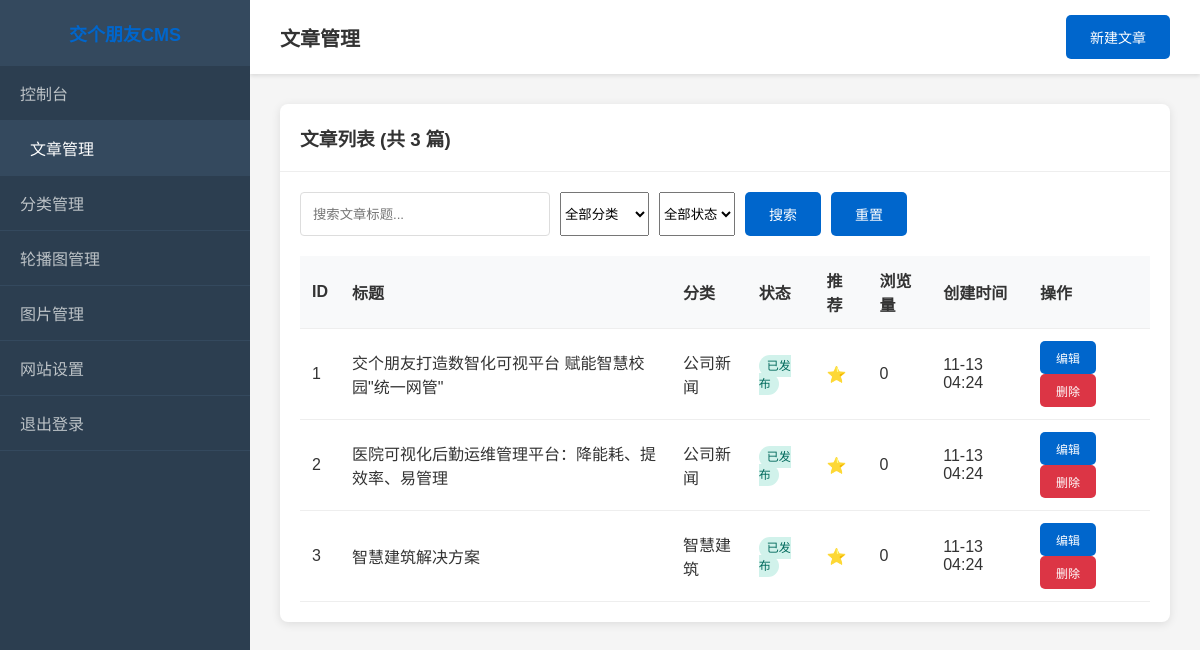
/admin/articles.php (signed in), run on the app's committed database.
### tables this page shows
CREATE TABLE `articles` (
  `id` int(11) NOT NULL AUTO_INCREMENT,
  `title` varchar(255) NOT NULL COMMENT '标题',
  `slug` varchar(255) DEFAULT NULL COMMENT '文章别名',
  `content` longtext NOT NULL COMMENT '内容',
  `excerpt` text DEFAULT NULL COMMENT '摘要',
  `featured_image` varchar(255) DEFAULT NULL COMMENT '特色图片',
  `category_id` int(11) DEFAULT NULL COMMENT '分类ID',
  `views` int(11) DEFAULT 0 COMMENT '浏览量',
  `status` tinyint(1) DEFAULT 1 COMMENT '状态 1-发布 0-草稿',
  `is_featured` tinyint(1) DEFAULT 0 COMMENT '是否推荐',
  `created_at` timestamp DEFAULT CURRENT_TIMESTAMP,
  `updated_at` timestamp DEFAULT CURRENT_TIMESTAMP ON UPDATE CURRENT_TIMESTAMP,
  PRIMARY KEY (`id`),
  KEY `category_id` (`category_id`),
  KEY `status` (`status`),
  KEY `is_featured` (`is_featured`)
);

CREATE TABLE `categories` (
  `id` int(11) NOT NULL AUTO_INCREMENT,
  `name` varchar(100) NOT NULL COMMENT '分类名称',
  `slug` varchar(100) NOT NULL COMMENT '分类别名',
  `type` varchar(20) NOT NULL COMMENT '分类类型 news-新闻 solution-解决方案 product-产品',
  `sort_order` int(11) DEFAULT 0 COMMENT '排序',
  `status` tinyint(1) DEFAULT 1 COMMENT '状态 1-启用 0-禁用',
  `created_at` timestamp DEFAULT CURRENT_TIMESTAMP,
  `updated_at` timestamp DEFAULT CURRENT_TIMESTAMP ON UPDATE CURRENT_TIMESTAMP,
  PRIMARY KEY (`id`),
  UNIQUE KEY `slug` (`slug`)
);

### includes/Database.php (called while the page is built, shortened)
<?php
class Database {
    private static $instance = null;
    private $connection;
    private function __construct() {
        try {
            $dsn = "mysql:host=" . DB_HOST . ";dbname=" . DB_NAME . ";charset=utf8mb4";
            $this->connection = new PDO($dsn, DB_USER, DB_PASS);
            $this->connection->setAttribute(PDO::ATTR_ERRMODE, PDO::ERRMODE_EXCEPTION);
            $this->connection->setAttribute(PDO::ATTR_DEFAULT_FETCH_MODE, PDO::FETCH_ASSOC);
        } catch(PDOException $e) {
            die("数据库连接失败: " . $e->getMessage());
        }
    }
    public static function getInstance() {
        if (self::$instance === null) {
            self::$instance = new self();
        }
        return self::$instance;
    }
    public function query($sql, $params = []) {
        try {
            $stmt = $this->connection->prepare($sql);
            $stmt->execute($params);
            return $stmt;
        } catch(PDOException $e) {
            throw new Exception("查询执行失败: " . $e->getMessage());
        }
    }
    public function fetchAll($sql, $params = []) {
        $stmt = $this->query($sql, $params);
        return $stmt->fetchAll();
    }
    public function fetch($sql, $params = []) {
        $stmt = $this->query($sql, $params);
        return $stmt->fetch();
    }
}
?>

### includes/Utils.php (called while the page is built, shortened)
<?php
class Utils {
    public static function formatDate($date, $format = 'Y-m-d H:i:s') {
        return date($format, strtotime($date));
    }
    public static function truncate($text, $length = 100, $suffix = '...') {
        if (mb_strlen($text) <= $length) {
            return $text;
        }
        return mb_substr($text, 0, $length) . $suffix;
    }
}
?>

### admin/articles.php (the view, shortened to what this page needs)
<?php
require_once '../includes/Database.php';
require_once '../includes/Utils.php';
$db = Database::getInstance();
$page = isset($_GET['page']) ? (int)$_GET['page'] : 1;
$perPage = 15;
$offset = ($page - 1) * $perPage;
$search = isset($_GET['search']) ? trim($_GET['search']) : '';
$whereClause = "WHERE 1=1";
$params = [];
$totalSql = "SELECT COUNT(*) as total FROM articles a $whereClause";
$totalResult = $db->fetch($totalSql, $params);
$total = $totalResult['total'];
$articlesSql = "SELECT a.*, c.name as category_name
                FROM articles a
                LEFT JOIN categories c ON a.category_id = c.id
                $whereClause
                ORDER BY a.created_at DESC
                LIMIT $perPage OFFSET $offset";
$articles = $db->fetchAll($articlesSql, $params);
?>
<!DOCTYPE html>
<html lang="zh-CN">
<head>
    <link rel="stylesheet" href="../assets/css/admin.css">
</head>
<body>
    <div class="admin-container">
        <aside class="sidebar">
            <div class="sidebar-header">
                <h3>交个朋友CMS</h3>
            </div>
            <ul class="sidebar-menu">
                <li><a href="index.php">控制台</a></li>
                <li><a href="articles.php" class="active">文章管理</a></li>
                <li><a href="categories.php">分类管理</a></li>
                <li><a href="sliders.php">轮播图管理</a></li>
                <li><a href="media.php">图片管理</a></li>
                <li><a href="settings.php">网站设置</a></li>
                <li><a href="logout.php">退出登录</a></li>
            </ul>
        </aside>
        <main class="main-content">
            <header class="header">
                <h1 class="header-title">文章管理</h1>
                <div class="header-actions">
                    <a href="article-add.php" class="btn btn-primary">新建文章</a>
                </div>
            </header>
            <div class="content">
                <div class="card">
                    <div class="card-header">
                        <h3>文章列表 (共 <?php echo $total; ?> 篇)</h3>
                    </div>
                    <div class="card-body">
                        <div class="toolbar">
                            <div class="toolbar-left">
                                <form method="get" class="search-box">
                                    <input type="text" name="search" placeholder="搜索文章标题..." value="<?php echo htmlspecialchars($search); ?>">
                                    <select name="category">
                                        <option value="">全部分类</option>
                                    </select>
                                    <select name="status">
                                        <option value="">全部状态</option>
                                    </select>
                                    <button type="submit" class="btn btn-primary">搜索</button>
                                    <a href="articles.php" class="btn">重置</a>
                                </form>
                            </div>
                        </div>
                        <table class="table">
                            <thead>
                                <tr>
                                    <th>ID</th>
                                    <th>标题</th>
                                    <th>分类</th>
                                    <th>状态</th>
                                    <th>推荐</th>
                                    <th>浏览量</th>
                                    <th>创建时间</th>
                                    <th>操作</th>
                                </tr>
                            </thead>
                            <tbody>
                                <?php foreach($articles as $article): ?>
                                <tr>
                                    <td><?php echo $article['id']; ?></td>
                                    <td>
                                        <a href="../news-detail.php?id=<?php echo $article['id']; ?>" target="_blank" style="color: #333; text-decoration: none;">
                                            <?php echo htmlspecialchars(Utils::truncate($article['title'], 50)); ?>
                                        </a>
                                    </td>
                                    <td><?php echo htmlspecialchars($article['category_name'] ?: '未分类'); ?></td>
                                    <td>
                                        <span class="status <?php echo $article['status'] ? 'status-active' : 'status-inactive'; ?>">
                                            <?php echo $article['status'] ? '已发布' : '草稿'; ?>
                                        </span>
                                    </td>
                                    <td>
                                        <?php if($article['is_featured']): ?>
                                            <span style="color: #ffc107;">⭐</span>
                                        <?php endif; ?>
                                    </td>
                                    <td><?php echo number_format($article['views']); ?></td>
                                    <td><?php echo Utils::formatDate($article['created_at'], 'm-d H:i'); ?></td>
                                    <td>
                                        <a href="article-edit.php?id=<?php echo $article['id']; ?>" class="btn btn-sm btn-primary">编辑</a>
                                        <a href="articles.php?action=delete&id=<?php echo $article['id']; ?>"
                                           class="btn btn-sm btn-danger"
                                           onclick="return confirm('确定要删除这篇文章吗？')">删除</a>
                                    </td>
                                </tr>
                                <?php endforeach; ?>
                            </tbody>
                        </table>
                    </div>
                </div>
            </div>
        </main>
    </div>
</body>
</html>

### assets/css/admin.css (style rules this page uses)
* { margin: 0; padding: 0; box-sizing: border-box; }
body { font-family: 'Microsoft YaHei', Arial, sans-serif; background-color: #f5f5f5; color: #333; }
.btn { display: inline-block; padding: 12px 24px; background: #0066cc; color: white; text-decoration: none; border: none; border-radius: 5px; cursor: pointer; font-size: 14px; transition: background 0.3s; text-align: center; }
.btn-primary { background: #0066cc; }
.btn-danger { background: #dc3545; }
.btn-sm { padding: 8px 16px; font-size: 12px; }
.admin-container { display: flex; min-height: 100vh; }
.sidebar { width: 250px; background: #2c3e50; color: white; position: fixed; height: 100vh; overflow-y: auto; }
.sidebar-header { padding: 20px; background: #34495e; text-align: center; }
.sidebar-header h3 { color: #0066cc; font-size: 18px; }
.sidebar-menu { list-style: none; padding: 0; }
.sidebar-menu li { border-bottom: 1px solid #34495e; }
.sidebar-menu li a { display: block; padding: 15px 20px; color: #bdc3c7; text-decoration: none; transition: all 0.3s; }
.sidebar-menu li a:hover, .sidebar-menu li a.active { background: #34495e; color: white; padding-left: 30px; }
.main-content { flex: 1; margin-left: 250px; padding: 0; }
.header { background: white; padding: 15px 30px; box-shadow: 0 2px 4px rgba(0,0,0,0.1); display: flex; justify-content: space-between; align-items: center; }
.header-title { font-size: 20px; color: #333; }
.header-actions { display: flex; align-items: center; gap: 15px; }
.content { padding: 30px; }
.card { background: white; border-radius: 8px; box-shadow: 0 2px 10px rgba(0,0,0,0.1); margin-bottom: 20px; }
.card-header { padding: 20px; border-bottom: 1px solid #eee; font-weight: 600; color: #333; }
.card-body { padding: 20px; }
.table { width: 100%; border-collapse: collapse; margin-top: 10px; }
.table th, .table td { padding: 12px; text-align: left; border-bottom: 1px solid #eee; }
.table th { background: #f8f9fa; font-weight: 600; color: #333; }
.status { padding: 4px 8px; border-radius: 12px; font-size: 12px; font-weight: 500; }
.status-active { background: #d1f2eb; color: #00695c; }
.toolbar { display: flex; justify-content: space-between; align-items: center; margin-bottom: 20px; }
.toolbar-left, .toolbar-right { display: flex; gap: 10px; align-items: center; }
.search-box { display: flex; gap: 10px; }
.search-box input { padding: 8px 12px; border: 1px solid #ddd; border-radius: 4px; width: 250px; }

### data on the page
articles: id "1", title "交个朋友打造数智化可视平台 赋能智慧校园\"统一网管\"", category.name "公司新闻", status "已发布", views "0", created_at "11-13 04:24"
articles: id "2", title "医院可视化后勤运维管理平台：降能耗、提效率、易管理", category.name "公司新闻", status "已发布", views "0", created_at "11-13 04:24"
articles: id "3", title "智慧建筑解决方案", category.name "智慧建筑", status "已发布", views "0", created_at "11-13 04:24"

### other printed values
$total "3"
